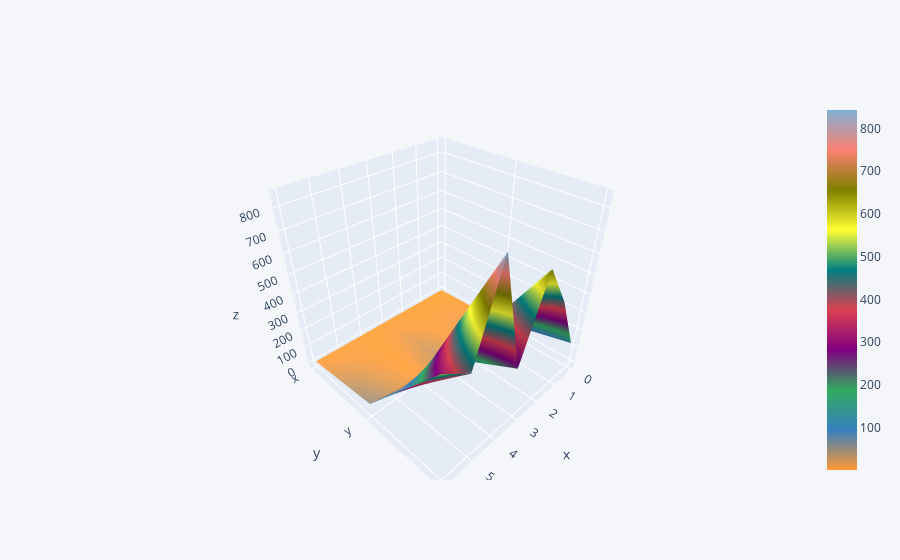

The code cell stored with this chart in its notebook:
### Code cell
df3.iplot(kind='surface')

### Figure 1 — Plotly figure (JSON) as saved in the notebook; plotly's stock layout.template omitted (floating-point values rounded to 4 significant figures)
{"data": [{"colorscale": [[0, "rgb(255, 153, 51)"], [0.1111, "rgb(55, 128, 191)"], [0.2222, "rgb(50, 171, 96)"], [0.3333, "rgb(128, 0, 128)"], [0.4444, "rgb(219, 64, 82)"], [0.5556, "rgb(0, 128, 128)"], [0.6667, "rgb(255, 255, 51)"], [0.7778, "rgb(128, 128, 0)"], [0.8889, "rgb(251, 128, 114)"], [1, "rgb(128, 177, 211)"]], "type": "surface", "x": [0, 1, 2, 3, 4, 5, 6], "y": ["x", "y", "z"], "z": [[1, 2, 3, 4, 5, 6, 7], [12, 23, 15, 35, 6, 26, 52], [123, 432, 654, 256, 843, 432, 532]]}], "layout": {"legend": {"bgcolor": "#F5F6F9", "font": {"color": "#4D5663"}}, "paper_bgcolor": "#F5F6F9", "plot_bgcolor": "#F5F6F9", "title": {"font": {"color": "#4D5663"}}, "xaxis": {"gridcolor": "#E1E5ED", "showgrid": true, "tickfont": {"color": "#4D5663"}, "title": {"font": {"color": "#4D5663"}, "text": ""}, "zerolinecolor": "#E1E5ED"}, "yaxis": {"gridcolor": "#E1E5ED", "showgrid": true, "tickfont": {"color": "#4D5663"}, "title": {"font": {"color": "#4D5663"}, "text": ""}, "zerolinecolor": "#E1E5ED"}}}
